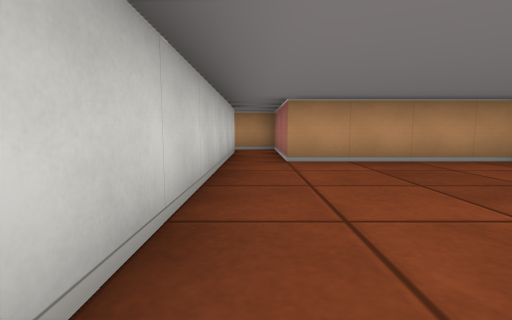
View 1 (above)

14 first-person views from a walk through a cub3D maze. The camera is about half as high as the walls, tilts 6° down and sees 85° across. The floor is counted in squares. Each view is taken from the middle of a square. On the plan, view 1 faces up. The plan holds only what a view shows up to about 9 squares ahead; the rest is blank.

View 2
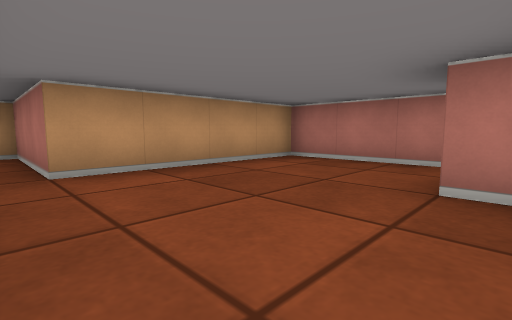

View 3
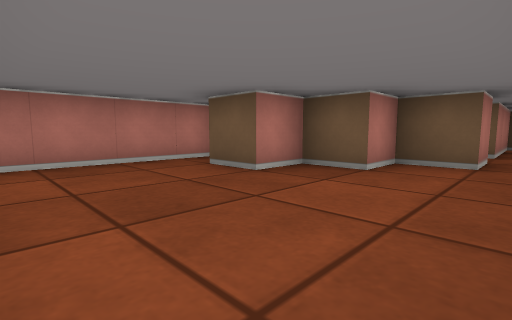

View 4
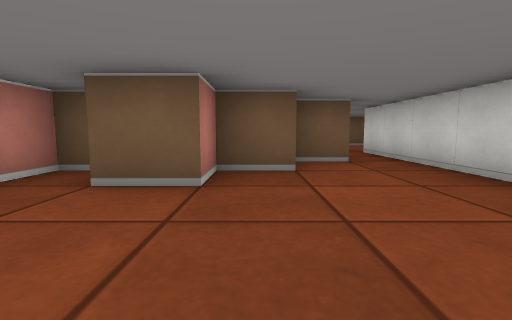

View 5
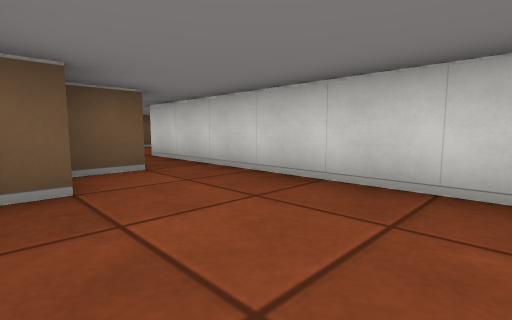

View 6
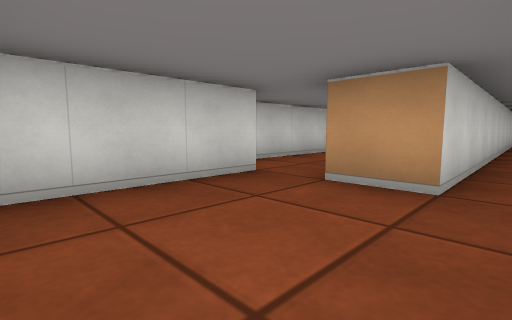

View 7
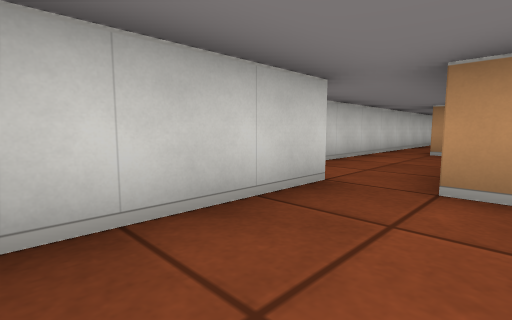

View 8
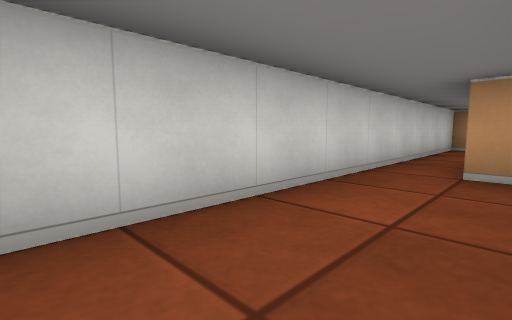

View 9
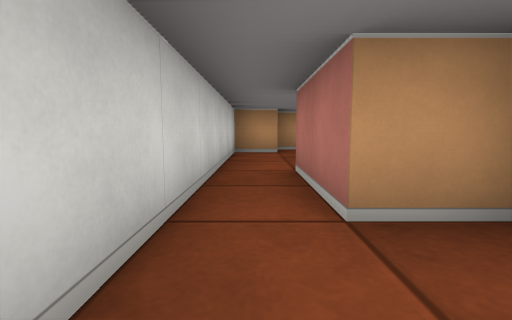

View 10
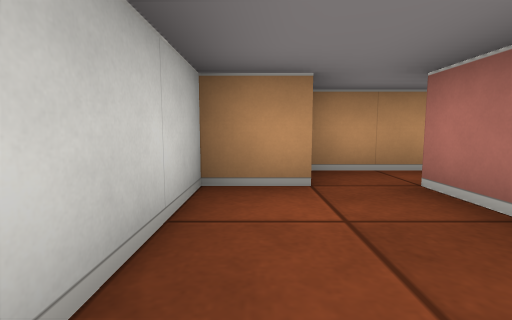

View 11
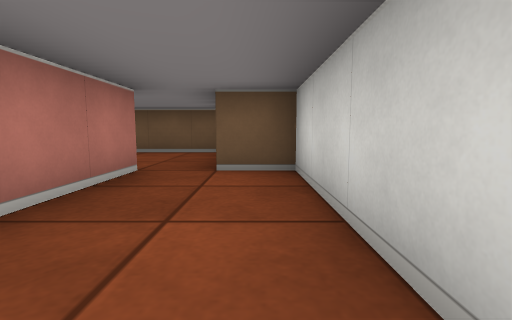

View 12
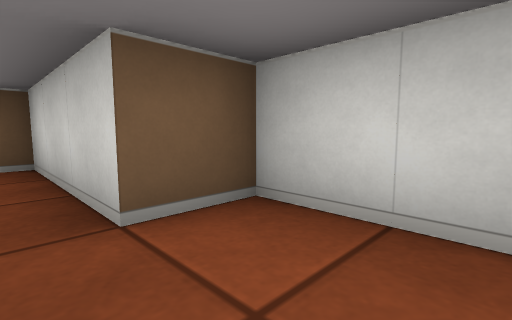

View 13
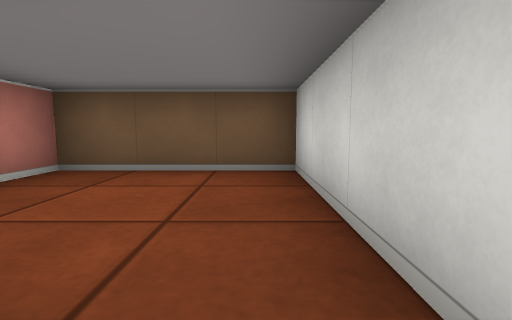

View 14
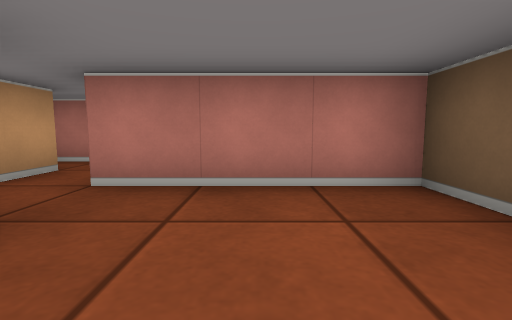

### Floor plan
Ten units are one square. View 1 is at (0, 0); x grows to the right and y downward. Boxes are objects, and circles mark ways between rooms. Rooms are numbered by the first view taken in them; rooms with no view inside come last. Other rooms are left out.
<svg viewBox="-40 -80 90 140">
<path fill="none" stroke="#000" d="M40 -5 45 -5 45 -45 5 -45 5 -65M-5 -65 -5 15M5 15 5 5 15 5 15 -5 25 -5 25 -15 35 -15M-25 25 -25 55 5 55 5 25M-5 15 -5 25 -15 25M-35 -15 -35 25 -25 25M-15 -15 -25 -15M-15 25 -15 5M-15 -55 -15 -65M-24 -65 -35 -65 -35 -15M-15 -75 -25 -75M-25 -15 -25 -35M5 -65 5 -75 -15 -75"/>
<circle cx="0" cy="5" r="3" fill="#2a7"/>
<circle cx="0" cy="-55" r="3" fill="#2a7"/>
<circle cx="-20" cy="30" r="3" fill="#2a7"/>
<circle cx="-30" cy="-20" r="3" fill="#2a7"/>
<circle cx="-10" cy="-70" r="3" fill="#2a7"/>
<text x="20" y="-30">1</text>
<text x="-10" y="40">2</text>
<text x="-30" y="0">3</text>
<text x="-30" y="-50">4</text>
<text x="-10" y="-70">5</text>
</svg>
Room 1 opens to room 2. Room 1 opens to room 5. Room 2 opens to room 3. Room 3 opens to room 4. Room 4 opens to room 5.

Where each view was taken, in squares from view 1:
view 1: 0 up, 0 right, facing up
view 2: 1 up, 0 right, facing up-right
view 3: 4 up, 0 right, facing down-right
view 4: 4 up, 2 right, facing down
view 5: 3 up, 2 right, facing down-left
view 6: 5 down, 0 right, facing up-left
view 7: 5 down, 1 left, facing up-left
view 8: 2 down, 2 left, facing up-left
view 9: 0 up, 3 left, facing up
view 10: 4 up, 3 left, facing up
view 11: 1 up, 3 left, facing down
view 12: 1 down, 2 left, facing down-left
view 13: 2 down, 2 left, facing down
view 14: 4 down, 2 left, facing right
